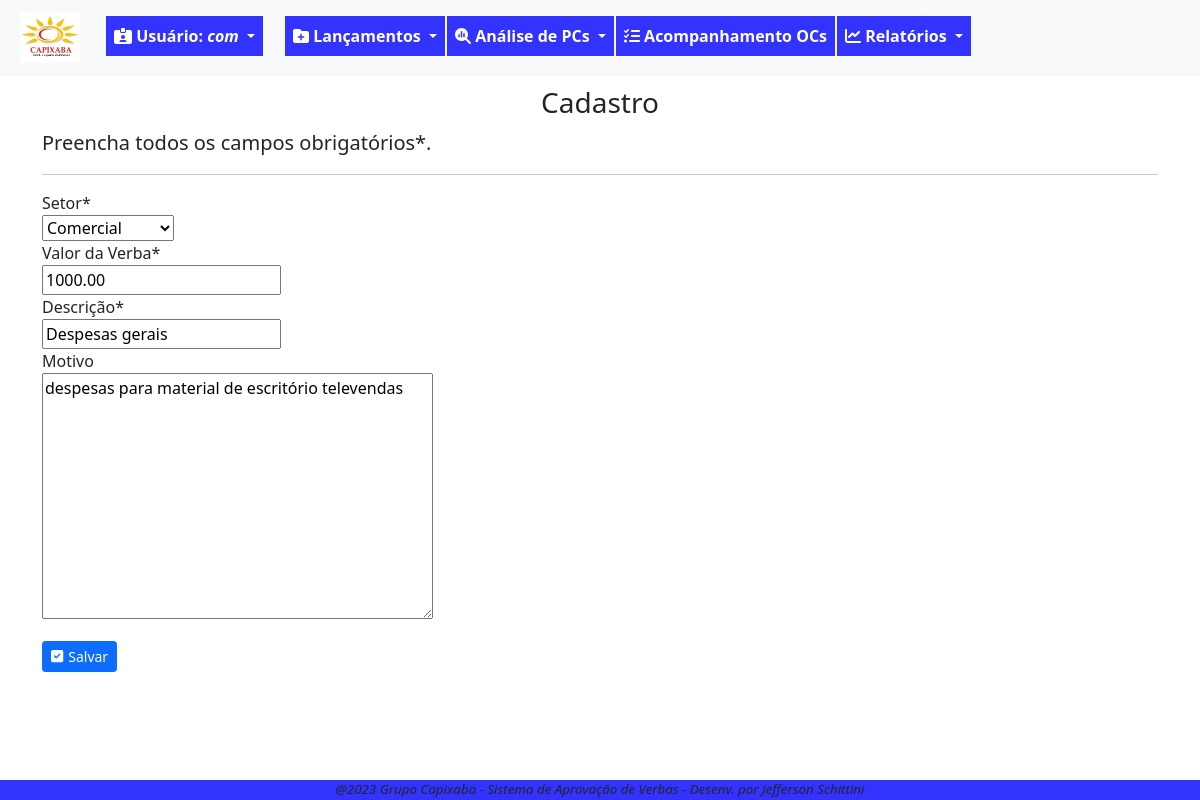
Screenshot of /verbas/alterar/1/ (signed in) with the database file from the repository.
### fluxo/models.py (models this page shows, shortened)
class Verba(models.Model):
    data_verba = models.DateTimeField(verbose_name='Data Lançamento', default=timezone.now)
    valor_verba = models.DecimalField(verbose_name='Valor da Verba', max_digits=9, decimal_places=2)
    setor_verba = models.ForeignKey(Setor, on_delete=models.PROTECT, verbose_name='Setor')
    desc_verba = models.CharField(verbose_name='Descrição', max_length=200)
    motivo_verba = models.TextField(verbose_name='Motivo', max_length=1000, blank=True, null=True)
    """ atriui a uma variável o nome da classe. Isso pode ser usado em um template para identificar a
    classe que está chamando o formulário e condicionar as ações"""

### fluxo/views.py (the view)
# urls.py: path('verbas/alterar/<int:pk>/', VerbaUpdate.as_view(), name='alter-verbas'),
class VerbaUpdate(GroupRequiredMixin,LoginRequiredMixin, UpdateView):
    login_url = reverse_lazy('login')
    group_required = u'Aprovador'
    model = Verba
    fields = ['setor_verba','valor_verba','desc_verba','motivo_verba']
    template_name = 'fluxo/form-cad.html'
    success_url = reverse_lazy('lista-verbas')

### fluxo/models.py (called while the page is built)
    def __str__(self):
        return self.setor_desc

### fluxo/templates/fluxo/form-cad.html (shortened to what this page needs)
{% extends 'paginas/base.html' %}
{% load static %}
{% load crispy_forms_tags %}
{% block info_tela %}
    <h3 style="margin-top: 10px; text-align: center;">Cadastro</h3>
{% endblock info_tela %}
{% block conteudo %}
    <p class="lead">
        Preencha todos os campos obrigatórios*.
    </p>
    <hr>
    <form action="" method="post" enctype="multipart/form-data">
        {{ form|crispy }}
        <button type="submit" class="btn btn-primary mt-3 btn-sm">
            <i style="margin-right: 5px" class="fa-solid fa-square-check"></i>Salvar</button>
    </form>
{% endblock conteudo %}

### paginas/templates/paginas/base.html (shortened to what this page needs)
{% load static %}
{% load crispy_forms_tags %}
<!DOCTYPE html>
<html lang="pt-br">
<head>
    <link rel="stylesheet" href="{% static 'css/estilo.css' %}" type="text/css">
    <link rel="stylesheet" href="{% static 'css/bootstrap.min.css' %}" type="text/css">
    <link rel="stylesheet" href="{% static 'css/all.min.css' %}" type="text/css">
</head>
<body class="corpo">
    <header>
        {% block menu %}
        {% if request.user.is_authenticated %}
        <nav class="navbar navbar-expand-lg bg-light">
            <div class="container-fluid">
                <ul class="navbar-nav me-auto mb-lg-0">
                    <li class="nav-item">
                        <a class="navbar-brand nav-link" href="{% url 'index' %}"><img src="{% static 'img/logocpxb.jpeg' %}" width="60" height="50" alt=""></a>
                    </li>
                    <div class="nav-item dropdown mt-2">
                        <a style="color:white; margin-right: 20px;" class="nav-link dropdown-toggle btn-meu-menu" href="#" role="button" data-bs-toggle="dropdown" aria-expanded="false">
                            <i class="fa-solid fa-id-card-clip"></i><span> Usuário: <em>{{ request.user}}</em></span>
                        </a>
                    </div>
                    <div class="nav-item dropdown mt-2">
                        <a style="color:white" class="nav-link dropdown-toggle btn-meu-menu" href="#" role="button" data-bs-toggle="dropdown" aria-expanded="false">
                            <i class="fa-solid fa-folder-plus"></i>
                            <span>Lançamentos</span>
                        </a>
                    </div>
                    <div class="nav-item dropdown mt-2">
                        <a style="color:white" class="nav-link dropdown-toggle btn-meu-menu" href="#" role="button" data-bs-toggle="dropdown" aria-expanded="false">
                            <i class="fa-solid fa-magnifying-glass-chart"></i>
                            <span>Análise de PCs</span>
                        </a>
                    </div>
                    <li class="nav-item mt-2"><a style="color:white" class="nav-link btn-meu-menu" href="{% url 'index' %}">
                        <i class="fa-solid fa-list-check"></i>
                        <span>Acompanhamento OCs</span></a>
                    </li>
                    <div class="nav-item dropdown mt-2">
                        <a style="color:white" class="nav-link dropdown-toggle btn-meu-menu" href="#" role="button" data-bs-toggle="dropdown" aria-expanded="false">
                            <i class="fa-solid fa-chart-line"></i>
                            <span>Relatórios</span>
                        </a>
                    </div>
                </ul>
            </div>
        </nav>
        {% endif %}
        {% endblock menu %}
    </header>
        {% block info_tela %}{% endblock info_tela %}
        <div class="container">
        {% block conteudo %}{% endblock conteudo %}
        </div>
    {% block rodape %}
    <footer>
        <p style="margin-bottom: 0; font-size: smaller;"> <em> @2023 Grupo Capixaba - Sistema de Aprovação de Verbas - Desenv. por Jefferson Schittini</em></p>
    </footer>
    {% endblock rodape %}
</body>
</html>

### static/css/estilo.css (style rules this page uses)
.corpo { margin-bottom: 80px; }
.btn-meu-menu { background-color:rgb(51, 51,255); font-size: medium; font-weight: bold; margin-left: 2px; }
footer { position: fixed; bottom: 0; width: 100%; background-color:rgb(51, 51,255); text-align: center; }

### rows the page displays
Verba: setor_verba "Comercial", valor_verba "1000.00", desc_verba "Despesas gerais", motivo_verba "despesas para material de escritório televendas"

### other values shown
{{ request.user }} "com"
